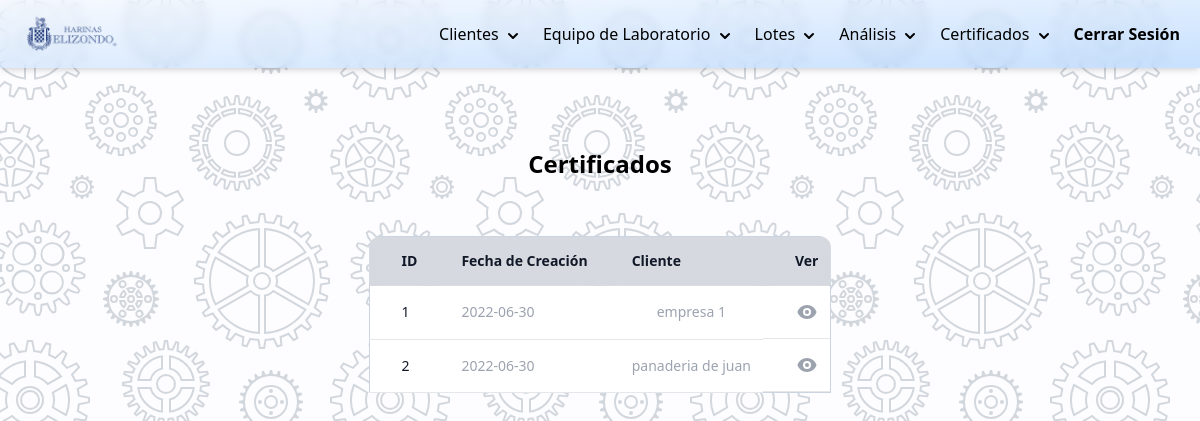
The app's page /php/consultar-certificados.php (signed in) with its own data.
### tables this page shows
CREATE TABLE `certificados` (
  `id_certificado` int(11) NOT NULL,
  `id_cliente` int(11) DEFAULT NULL,
  `fecha_certificado` date DEFAULT NULL,
  `id_analisis` int(11) DEFAULT NULL,
  `id_almacenista` int(11) DEFAULT NULL,
  `cantidad_requerida` int(11) DEFAULT NULL,
  `numero_pedido` int(11) DEFAULT NULL,
  `cantidad_entregada` int(11) DEFAULT NULL
);

CREATE TABLE `clientes` (
  `id_cliente` int(11) NOT NULL,
  `id_valores` int(11) DEFAULT NULL,
  `correo` varchar(100) DEFAULT NULL,
  `domicilio` varchar(255) DEFAULT NULL,
  `nombre` varchar(100) DEFAULT NULL,
  `rfc` varchar(100) DEFAULT NULL,
  `estado` int(11) DEFAULT 3,
  `nombre_contacto` varchar(100) DEFAULT NULL,
  `puesto_de_contacto` varchar(100) DEFAULT NULL
);

### DB/controlarDB.php (called while the page is built, shortened)
<?php
function hacerConsulta(string $query){
    $con = mysqli_connect(HOST, USER, PASSWORD, DB);
    if (mysqli_connect_errno()) {
        return "Failed to connect to MySQL: " . mysqli_connect_error();
    }else{
        $result = mysqli_query($con, $query);
        $arreglo_de_resultados=[];
        while ($row = mysqli_fetch_array($result)):
            array_push($arreglo_de_resultados,$row);
        endwhile;
        return $arreglo_de_resultados;
    }
}

### php/consultar-certificados.php (the view, shortened to what this page needs)
<?php
    require_once("../DB/controlarDB.php");
    $query_certificados="SELECT cer.*,cl.* FROM certificados as cer join clientes as cl on cer.id_cliente=cl.id_cliente;";
    $arreglo_certficados=hacerConsulta($query_certificados);
?>
<!DOCTYPE html>
<html lang="es">
<head>
    <link rel="stylesheet" href="../css/styles.css">
    <script src="https://cdn.tailwindcss.com"></script>
    <script src="https://cdn.tailwindcss.com?plugins=forms,typography,aspect-ratio,line-clamp"></script>
    <?php require_once("./navbar.php"); ?>
</head>
<body class="background">
    <div class="container mx-auto flex justify-center items-center content-center">
        <div class="flex flex-col p-10 mt-10">
            <h1 class="text-2xl text-center mb-4 font-bold">Certificados</h1>
            <div class="mt-10 overflow-y-auto h-96 rounded-xl">
                <table class="table-auto rounded-xl border border-slate-300">
                    <thead class="rounded-lg">
                        <tr class="bg-gray-200">
                            <th
                                class="sticky top-0 z-10 border-b border-gray-300 bg-gray-300 bg-opacity-75 py-3.5 pl-4 pr-3 text-left text-sm font-semibold text-gray-900 backdrop-blur backdrop-filter sm:pl-6 lg:pl-8">
                                ID
                            </th>
                            <th
                                class="sticky top-0 z-10 border-b border-gray-300 bg-gray-300 bg-opacity-75 py-3.5 pl-4 pr-3 text-left text-sm font-semibold text-gray-900 backdrop-blur backdrop-filter sm:pl-6 lg:pl-8">
                                Fecha de Creación
                            </th>
                            <th
                                class="sticky top-0 z-10 border-b border-gray-300 bg-gray-300 bg-opacity-75 py-3.5 pl-4 pr-3 text-left text-sm font-semibold text-gray-900 backdrop-blur backdrop-filter sm:pl-6 lg:pl-8">
                                Cliente
                            </th>
                            <th
                                class="sticky top-0 z-10 border-b border-gray-300 bg-gray-300 bg-opacity-75 py-3.5 pl-4 pr-3 text-left text-sm font-semibold text-gray-900 backdrop-blur backdrop-filter sm:pl-6 lg:pl-8">
                                Ver
                            </th>
                        </tr>
                    </thead>
                    <tbody class="bg-white rounded-lg">
                        <?php foreach ($arreglo_certficados as $certificado):?>
                        <tr>
                            <td
                                class="whitespace-nowrap border-b border-gray-200 py-4 pl-4 pr-3 text-sm font-medium text-gray-900 sm:pl-6 lg:pl-8">
                                <?=$certificado['id_certificado']?>
                            </td>
                            <td
                                class="whitespace-nowrap border-b border-gray-200 py-4 pl-4 pr-3 text-sm font-medium text-gray-400 sm:pl-6 lg:pl-8">
                                <?=$certificado['fecha_certificado']?>
                            </td>
                            <td
                                class="whitespace-nowrap border-b border-gray-200 py-4 pl-4 pr-3 text-sm font-medium text-gray-400 sm:pl-6 lg:pl-8 text-center">
                                <?=$certificado['nombre']?>
                            </td>
                            <td
                                class="whitespace-nowrap border-b border-gray-200 py-4 pl-4 pr-3 text-sm font-medium text-gray-400 sm:pl-6 lg:pl-8 flex justify-center">
                                <a href="./certificado.php?i=<?=$certificado['id_certificado']?>">
                                </a>
                            </td>
                        </tr>
                        <?php endforeach ?>
                    </tbody>
                </table>
            </div>
        </div>
    </div>
</body>
</html>

### css/styles.css (style rules this page uses)
.background { background-color: #fdfcfe; }

### records on screen
certificados: id_certificado "1", fecha_certificado "2022-06-30", id_cliente.nombre "empresa 1"
certificados: id_certificado "2", fecha_certificado "2022-06-30", id_cliente.nombre "panaderia de juan"
